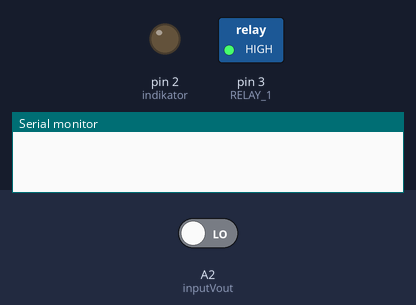
Recording of a sketch running on a simulated Arduino Uno, built with avr-gcc and run on an emulated ATmega328P. Parts: switched loads named in the sketch (green lamp = pin HIGH), output pins drawn as LEDs (lit = HIGH), the last lines printed to the serial monitor. Inputs (shaded band) come from the test bench; at power-on: A2 (inputVout) LOW.

Above: at 1.2 s.
1.3 s: A2 (inputVout) driven HIGH
At 2.0 s:
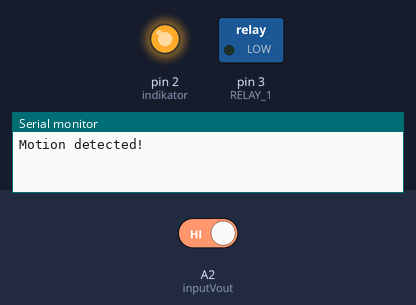
At 2.7 s:
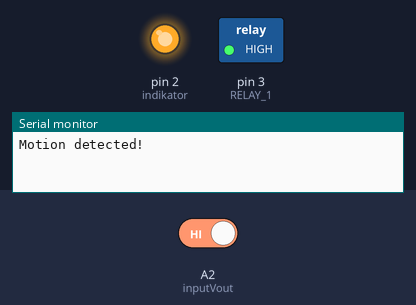
3.8 s: A2 (inputVout) driven LOW
At 5.1 s:
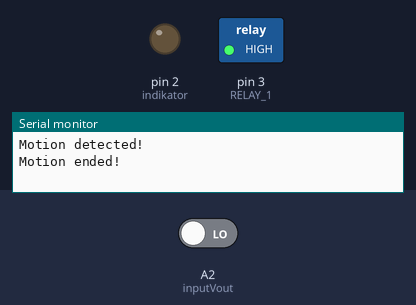
Timing chart, 0 to 6.8 s (numbered marks = the images above; inputs shaded):
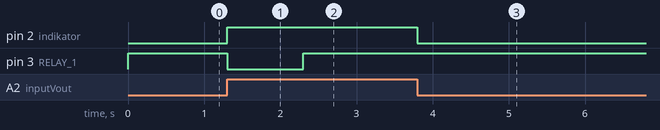

Measured:
- after the input at 1.3 s, pin 2 (indikator): LOW → HIGH at once; pin 3 (RELAY_1): HIGH → LOW at once, → HIGH 1.0 s later
- after the input at 3.8 s, pin 2 (indikator): HIGH → LOW at once

The sketch:

pir_dan_relay.ino
```cpp
#define RELAY_ON 0
#define RELAY_OFF 1
#define RELAY_1  3   // pin yang digunakan bisa diganti ganti bro

int indikator =2; // buat indikator LED
int inputVout = A2; // Vout PIR
int statusPIR = 0; // status logical
int data = 0; // variabel temporary utk menampung data PIR


void setup() {
pinMode(indikator, OUTPUT); //set pin 13 sbg output
pinMode(inputVout, INPUT); // set pin 2 sbg input
Serial.begin(9600); //serial monitor

  // Set pin as output.
  pinMode(RELAY_1, OUTPUT);
  // Initialize relay one as off so that on reset it would be off by default
  digitalWrite(RELAY_1, RELAY_OFF);
}

void loop(){
data = digitalRead(inputVout); // baca input dr Vout
if ((data == HIGH) && (statusPIR == LOW)) { // cek jika ada pergerakan
       digitalWrite(indikator, HIGH); // nyalakan led indikator di board Arduino
        Serial.println("Motion detected!"); //buat monitor ke laptop
         statusPIR = HIGH; //diset high spy tdk mendeteksi terus

         digitalWrite(RELAY_1, RELAY_ON);
         delay(1000);
         digitalWrite(RELAY_1, RELAY_OFF);
         delay(500);


} else {
  if ((data == LOW) && (statusPIR == HIGH)){
   digitalWrite(indikator, LOW); // matikan led indikator
   Serial.println("Motion ended!"); //buat monitor ke laptop
   statusPIR = LOW;
   }
 }
}
```
